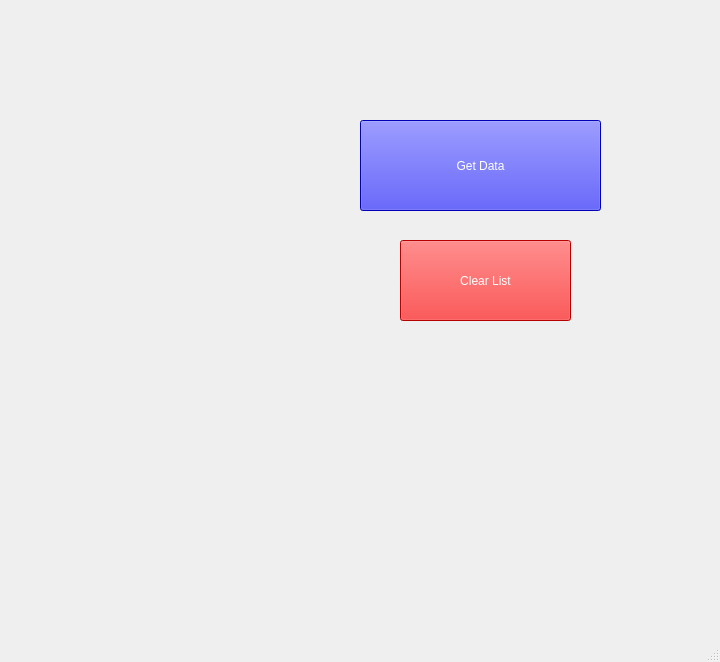
<?xml version="1.0" encoding="UTF-8"?>
<ui version="4.0">
 <class>MainWindow</class>
 <widget class="QMainWindow" name="MainWindow">
  <property name="geometry">
   <rect>
    <x>0</x>
    <y>0</y>
    <width>720</width>
    <height>662</height>
   </rect>
  </property>
  <property name="windowTitle">
   <string>MainWindow</string>
  </property>
  <widget class="QWidget" name="centralwidget">
   <widget class="QPushButton" name="pushButton_get_data">
    <property name="geometry">
     <rect>
      <x>360</x>
      <y>120</y>
      <width>241</width>
      <height>91</height>
     </rect>
    </property>
    <property name="styleSheet">
     <string notr="true">background-color: rgb(0, 0, 255);
color: rgb(255, 255, 255);
font: 14pt &quot;Segoe UI&quot;;</string>
    </property>
    <property name="text">
     <string>Get Data</string>
    </property>
   </widget>
   <widget class="QPushButton" name="pushButton_clear">
    <property name="geometry">
     <rect>
      <x>400</x>
      <y>240</y>
      <width>171</width>
      <height>81</height>
     </rect>
    </property>
    <property name="styleSheet">
     <string notr="true">background-color: rgb(255, 0, 0);
color: rgb(255, 255, 255);
font: 14pt &quot;Segoe UI&quot;;</string>
    </property>
    <property name="text">
     <string>Clear List</string>
    </property>
   </widget>
  </widget>
  <widget class="QMenuBar" name="menubar">
   <property name="geometry">
    <rect>
     <x>0</x>
     <y>0</y>
     <width>720</width>
     <height>21</height>
    </rect>
   </property>
  </widget>
  <widget class="QStatusBar" name="statusbar"/>
 </widget>
 <resources/>
 <connections/>
</ui>
